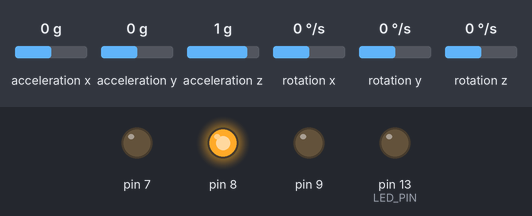
The sketch below on a simulated Arduino Uno, built with avr-gcc and run on an emulated ATmega328P. Parts: output pins drawn as LEDs (lit = HIGH). The inputs (shaded band) are chosen by the test bench; at power-on: rotation x 0 °/s, acceleration x 0 g, acceleration y 0 g, acceleration z 1 g, rotation y 0 °/s, rotation z 0 °/s. What the sketch prints to the serial monitor is not drawn.

Above: at 1.2 s.
1.3 s: rotation x set to -192 °/s
At 2.4 s:
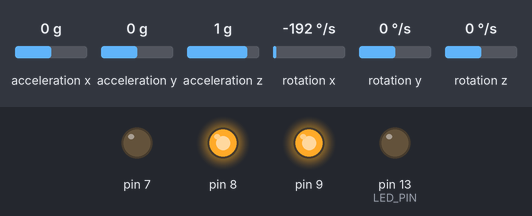
2.8 s: rotation x set to 192 °/s
At 5.3 s:
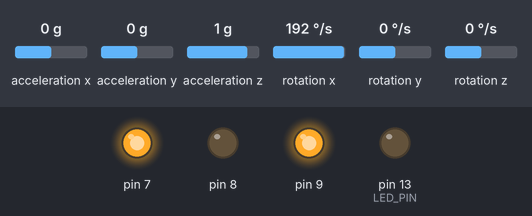
Timing chart, 0 to 6.8 s (numbered marks = the images above; inputs shaded):
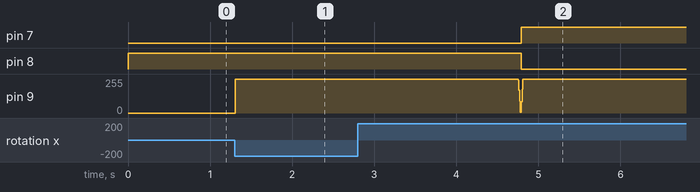

The sketch:

balancing_bot_working1.ino
```cpp
// Arduino Wire library is required if I2Cdev I2CDEV_ARDUINO_WIRE implementation
#include "Wire.h"
#include "I2Cdev.h"
#include "MPU6050.h"     // class default I2C address is 0x68

MPU6050 accelgyroIC1(0x68);  // Here onwards it is different in state-space method
byte countS = 0;                        //05
int recOmegaI[10];
int omegaI = 0;
long thetaI = 0;
long sumPower = 0;
long sumSumP = 0;             //10
const int kAngle = 50;
const int kOmega = 600;
const long kSpeed = 60;
const long kDistance = 20;
long powerScale;    //15
int power;
long vE5 = 0;
long xE5 = 0;
int16_t ax1, ay1, az1;
int16_t gx1, gy1, gz1;    //20
float anv1;
#define LED_PIN 13
bool blinkState = false;
void setup()
{       //25
   Wire.begin();
   Serial.begin(230400);
   Serial.println("Initializing I2C devices...");
   accelgyroIC1.initialize();
   pinMode(LED_PIN, OUTPUT);   //30
   pinMode(7, OUTPUT);
   pinMode(8, OUTPUT);
   pinMode(9, OUTPUT);
}
void loop()         //35
{
// read raw accel/gyro measurements from device
 accelgyroIC1.getMotion6(&ax1, &ay1, &az1, &gx1, &gy1, &gz1);
 anv1=(float(gx1))/131;  //getting instantaneous angular velocity
                                  //200 was the gyroscope offset value for me
                                 //131 is the LBS sensitivity
  chkAndCtl();
 if ( power > 0 )
  {
   analogWrite( 9, power );   //45
   digitalWrite( 7, HIGH );
   digitalWrite( 8, LOW );
   }
   else {
     analogWrite( 9, - power );   //50
     digitalWrite( 7, LOW );
     digitalWrite( 8, HIGH );
   }
  delay(5);
 }          //55

 void chkAndCtl() {
   omegaI = anv1;
   if ( abs( omegaI ) < 2 ) { omegaI = 0; }        //58  (The lower bound is less than 2)
   recOmegaI[0] = omegaI;
   thetaI = thetaI + omegaI;
   countS = 0;

   for ( int i = 0 ; i < 10 ; i++ )
    {
     if ( abs( recOmegaI[i] ) < 4 ) { countS++; }    //64 (The lower bound is less than 4)
     }

  if ( countS > 9 ) { //this thing just corrects if the 0 point, i.e. the angle at which CG is exactly above point of contact
     thetaI = 0;
     //vE5 = 0;
     //xE5 = 0;
     sumPower = 0;
     sumSumP = 0;          //70
     }

  //All the K parameters below represent the elements of feedback control K matrix.
   for ( int i = 9 ; i > 0 ; i-- ) { recOmegaI[ i ] = recOmegaI[ i-1 ]; }

   powerScale = ( kAngle * thetaI / 100 ) + ( kOmega * omegaI / 100 ) + ( kSpeed * vE5 / 1000 ) + ( kDistance * xE5 / 1000 ) ;
   power = max ( min ( 95 * powerScale / 100 , 255 ) , -255 );
   sumPower = sumPower + power;
   sumSumP = sumSumP + sumPower;
   vE5 = sumPower;
   xE5 = sumSumP / 1000;
   }
```

Measured:
- after the input at 1.3 s, pin 9: 0/255 → 255/255 at once
- after the input at 2.8 s, pin 7: LOW → HIGH after 2.0 s; pin 8: HIGH → LOW after 2.0 s
